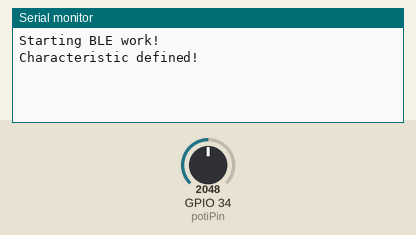
This sketch was run on a simulated ESP32. Parts: the last lines printed to the serial monitor. The test bench sets the inputs (shaded band); at power-on: GPIO 34 (potiPin) = 2048. Nothing arrives over Bluetooth unless stated; a phone connects over Bluetooth LE 3 s after start.

Above: at 2.2 s.
2.3 s: GPIO 34 (potiPin) set to 2866
At 3.2 s:
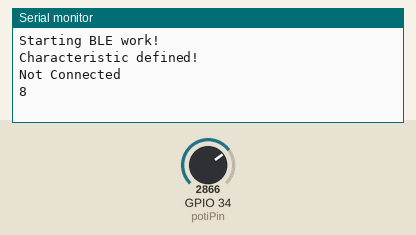
3.8 s: GPIO 34 (potiPin) set to 3603
At 4.6 s:
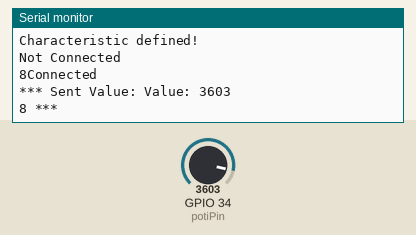

Measured:
- after the input at 2.3 s, the serial monitor: prints a new line after 0.06 s (image 1)
- after the input at 3.8 s, the serial monitor: prints a new line after 0.07 s (image 2)

The sketch:

iPenny.ino
```cpp
#include <BLEDevice.h>
#include <BLEServer.h>
#include <BLEUtils.h>
#include <BLE2902.h>

#define SERVICE_UUID        "2df15924-0c57-11ea-8d71-362b9e155667"
#define CHARACTERISTIC_UUID "2df15ba4-0c57-11ea-8d71-362b9e155667"

BLEServer *pServer;
BLEService *pService;
BLECharacteristic *pCharacteristic;
BLEAdvertising *pAdvertising;

bool deviceConnected = false;

bool coinDetected = false;

int potiPin = 34;
int i = 10;
int counter = 0;
int max_coin = 0;

class MyServerCallbacks: public BLEServerCallbacks {
    void onConnect(BLEServer* pServer) {
      deviceConnected = true;
    };

    void onDisconnect(BLEServer* pServer) {
      deviceConnected = false;
    }
};

void setup() {
  Serial.begin(115200);

  Serial.println("Starting BLE work!");

  BLEDevice::init("iPenny");
  pServer = BLEDevice::createServer();
  pServer->setCallbacks(new MyServerCallbacks());
  pService = pServer->createService(SERVICE_UUID);
  pCharacteristic = pService->createCharacteristic(
                                         CHARACTERISTIC_UUID,
                                         BLECharacteristic::PROPERTY_READ |
                                         BLECharacteristic::PROPERTY_WRITE|
                                         BLECharacteristic::PROPERTY_NOTIFY
                                       );

  pCharacteristic->setValue("");
  pService->start();
  // BLEAdvertising *pAdvertising = pServer->getAdvertising();  // this still is working for backward compatibility
  pAdvertising = BLEDevice::getAdvertising();
  pAdvertising->addServiceUUID(SERVICE_UUID);
  pAdvertising->setScanResponse(true);
  pAdvertising->setMinPreferred(0x06);  // functions that help with iPhone connections issue
  pAdvertising->setMinPreferred(0x12);
  BLEDevice::startAdvertising();
  Serial.println("Characteristic defined!");
  delay(1000);
}

void loop() {
  int muenze = 0;
  int sensorValue1 = analogRead(potiPin);
  delay(i);
  int sensorValue2 = analogRead(potiPin);
  if(sensorValue1+100 < sensorValue2) coinDetected = true;
  if(coinDetected){
    if(max_coin < sensorValue1){
        max_coin = sensorValue1;
        counter = 0;
    }
    counter++;
    if(counter > 5){
      counter = 0;
      coinDetected = false;
      switch(max_coin){
        case 0 ... 1647:
            muenze = 1;
            break;
        case 1648 ... 1858:
            muenze = 2;
            break;
        case 1859 ... 2012:
            muenze = 4;
            break;
        case 2013 ... 2190:
            muenze = 3;
            break;
        case 2191 ... 2320:
            muenze = 5;
            break;
        case 2321 ... 2432:
            muenze = 7;
            break;
        case 2433 ... 2589:
            muenze = 6;
            break;
        case 2590 ... 4095:
            muenze = 8;
            break;
        default:
            muenze = 0;
            break;
        }

      if(deviceConnected){
        Serial.println("Connected");
        pCharacteristic->setValue(muenze);
        pCharacteristic->notify(); // Send the value to the app!
        Serial.print("*** Sent Value: ");
        Serial.print("Value: ");
        Serial.println(max_coin);
        Serial.print(muenze);
        Serial.println(" ***");
    }else{
        Serial.println("Not Connected");
        Serial.print(muenze);
    }
    max_coin = 0;
    }
  }

}
```
